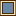

The image is a tile-based game level rendered from a .tmx file. Its description and complete source (layers, tilesets, objects, tile grids) follow:
An orthogonal 2x2 tile map with 8x8 px tiles, 1 tile layer (Tile Layer 1).

<map version="1.5" tiledversion="1.7.2" orientation="orthogonal" renderorder="right-down" width="2" height="2" tilewidth="8" tileheight="8" infinite="0" nextlayerid="2" nextobjectid="1">
 <tileset firstgid="1" name="MenuTiles" tilewidth="8" tileheight="8" tilecount="128" columns="32">
  <image source="MenuTiles.png" width="256" height="32" />
 </tileset>
 <layer id="1" name="Tile Layer 1" width="2" height="2">
  <data encoding="csv">
2147483739,91,
3221225563,1073741915
</data>
 </layer>
</map>
